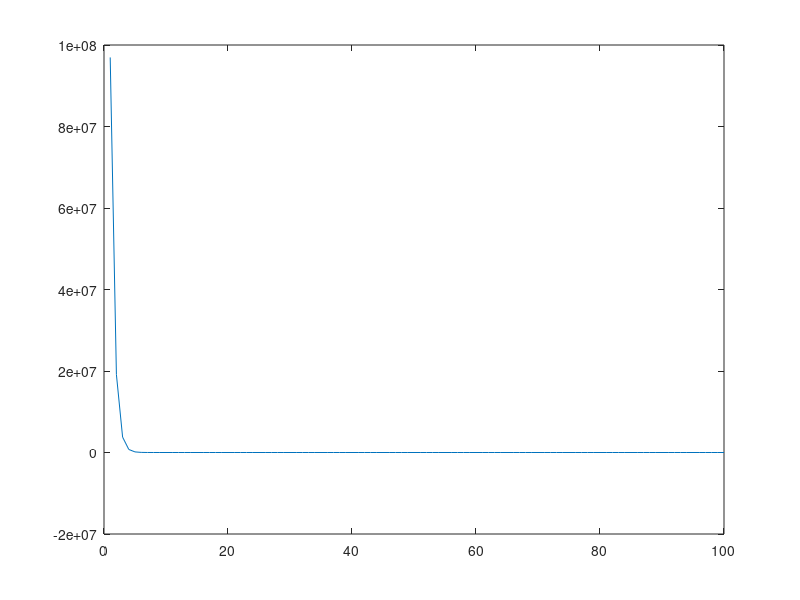
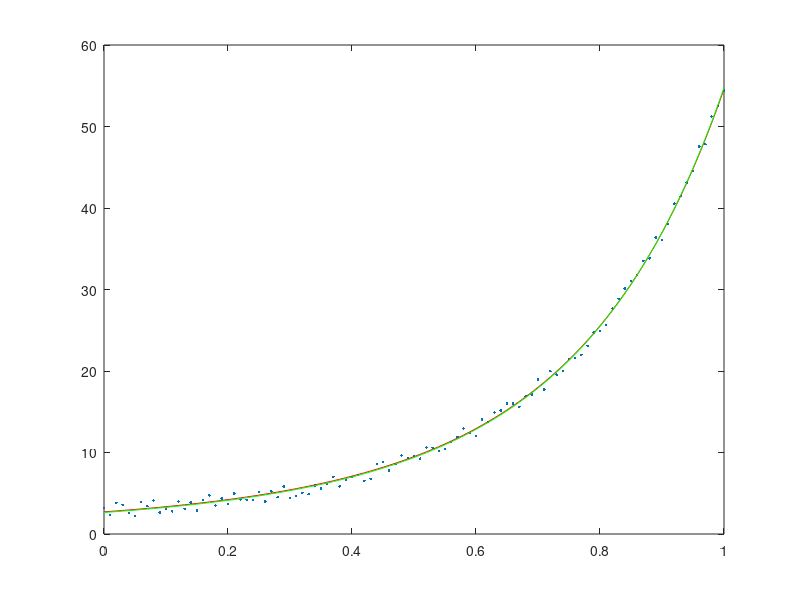

Write the MATLAB code that produced these figures, in order.
%% 一维牛顿法

% 迭代公式
   %  x(k+1) = x(k) - f'/f''
   
% f(x) =x^4 -3 * x^3 - 5* x^2
% f1 = 4 * x^3 - 9*x^2 - 10*x
% f2 = 12*x^2 - 18*x - 10
clc;
clear;
close all;

len = 100;
x = ones(len, 1);
f = ones(len,1);
% 迭代初始值影响最终结果，比如局部最小值有两个
x(1) =100;
f(1) = x(1)^4 - 3*x(1)^3 - 5*x(1)^2;

for i=2:len
    f1 = 4*x(i-1)^3 - 9*x(i-1)^2 - 10*x(i-1);
    f2 = 12*x(i-1)^2 - 18*x(i-1) -10;
    x(i) = x(i-1) - f1/f2;
    f(i) = x(i)^4 - 3*x(i)^3 - 5*x(i)^2;
end

figure
plot(f)

%% 多维牛顿法
% 迭代公式
    % x(k+1) = x(k)-H^-1 * gradient;
    % 本质上和一维一样
    
    
 %%  牛顿高斯法
 

a=1;b=2;c=1;              %待求解的系数

x=(0:0.01:1)';
w=rand(length(x),1)*2-1;   %生成噪声
y=exp(a*x.^2+b*x+c)+w;     %带噪声的模型 
figure
plot(x,y,'.')

pre=rand(3,1);      %步骤1

for i=1:1000
    
    f = exp(pre(1)*x.^2+pre(2)*x+pre(3));
    g = y-f;                    %步骤2中的误差 
    
    p1 = exp(pre(1)*x.^2+pre(2)*x+pre(3)).*x.^2;    %对a求偏导
    p2 = exp(pre(1)*x.^2+pre(2)*x+pre(3)).*x;       %对b求偏导
    p3 = exp(pre(1)*x.^2+pre(2)*x+pre(3));          %对c求偏导
    J = [p1'
            p2'
            p3'];             %步骤2中的雅克比矩阵
    
    delta = inv(J*J')*J* g;    %步骤3，inv(J'*J)*J'为H的逆
    
    pcur = pre+delta;           %步骤4
    if norm(delta) <1e-16
        break;
    end
    pre = pcur;
end

hold on;
plot(x,exp(a*x.^2+b*x+c),'r');
plot(x,exp(pre(1)*x.^2+pre(2)*x+pre(3)),'g');

%比较一下
[a b c];
pre';